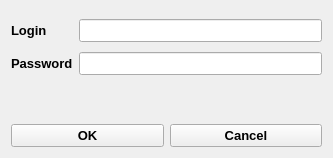
<?xml version="1.0" encoding="UTF-8"?>
<ui version="4.0">
 <class>LoginWindow</class>
 <widget class="QWidget" name="LoginWindow">
  <property name="geometry">
   <rect>
    <x>0</x>
    <y>0</y>
    <width>333</width>
    <height>158</height>
   </rect>
  </property>
  <property name="font">
   <font>
    <pointsize>10</pointsize>
    <bold>true</bold>
   </font>
  </property>
  <property name="windowTitle">
   <string>Login Form</string>
  </property>
  <layout class="QVBoxLayout" name="verticalLayout">
   <item>
    <layout class="QFormLayout" name="formLayout">
     <property name="fieldGrowthPolicy">
      <enum>QFormLayout::AllNonFixedFieldsGrow</enum>
     </property>
     <property name="rowWrapPolicy">
      <enum>QFormLayout::DontWrapRows</enum>
     </property>
     <property name="verticalSpacing">
      <number>10</number>
     </property>
     <property name="topMargin">
      <number>8</number>
     </property>
     <property name="bottomMargin">
      <number>8</number>
     </property>
     <item row="0" column="0">
      <widget class="QLabel" name="label">
       <property name="text">
        <string>Login</string>
       </property>
      </widget>
     </item>
     <item row="0" column="1">
      <widget class="QLineEdit" name="loginEdit">
       <property name="sizePolicy">
        <sizepolicy hsizetype="Expanding" vsizetype="MinimumExpanding">
         <horstretch>0</horstretch>
         <verstretch>0</verstretch>
        </sizepolicy>
       </property>
       <property name="minimumSize">
        <size>
         <width>0</width>
         <height>0</height>
        </size>
       </property>
       <property name="baseSize">
        <size>
         <width>0</width>
         <height>0</height>
        </size>
       </property>
       <property name="font">
        <font>
         <pointsize>10</pointsize>
         <bold>false</bold>
        </font>
       </property>
      </widget>
     </item>
     <item row="1" column="0">
      <widget class="QLabel" name="label_2">
       <property name="text">
        <string>Password</string>
       </property>
      </widget>
     </item>
     <item row="1" column="1">
      <widget class="QLineEdit" name="passwordEdit">
       <property name="sizePolicy">
        <sizepolicy hsizetype="Expanding" vsizetype="MinimumExpanding">
         <horstretch>0</horstretch>
         <verstretch>0</verstretch>
        </sizepolicy>
       </property>
       <property name="font">
        <font>
         <pointsize>10</pointsize>
         <bold>false</bold>
        </font>
       </property>
       <property name="echoMode">
        <enum>QLineEdit::Password</enum>
       </property>
      </widget>
     </item>
    </layout>
   </item>
   <item>
    <widget class="QLabel" name="loginResultLabel">
     <property name="font">
      <font>
       <pointsize>10</pointsize>
       <bold>false</bold>
      </font>
     </property>
     <property name="text">
      <string/>
     </property>
     <property name="alignment">
      <set>Qt::AlignCenter</set>
     </property>
    </widget>
   </item>
   <item>
    <spacer name="verticalSpacer">
     <property name="orientation">
      <enum>Qt::Vertical</enum>
     </property>
     <property name="sizeType">
      <enum>QSizePolicy::Expanding</enum>
     </property>
     <property name="sizeHint" stdset="0">
      <size>
       <width>20</width>
       <height>30</height>
      </size>
     </property>
    </spacer>
   </item>
   <item>
    <layout class="QHBoxLayout" name="horizontalLayout">
     <item>
      <widget class="QPushButton" name="okButton">
       <property name="text">
        <string>OK</string>
       </property>
      </widget>
     </item>
     <item>
      <widget class="QPushButton" name="cancelButton">
       <property name="text">
        <string>Cancel</string>
       </property>
      </widget>
     </item>
    </layout>
   </item>
  </layout>
 </widget>
 <resources/>
 <connections/>
</ui>
